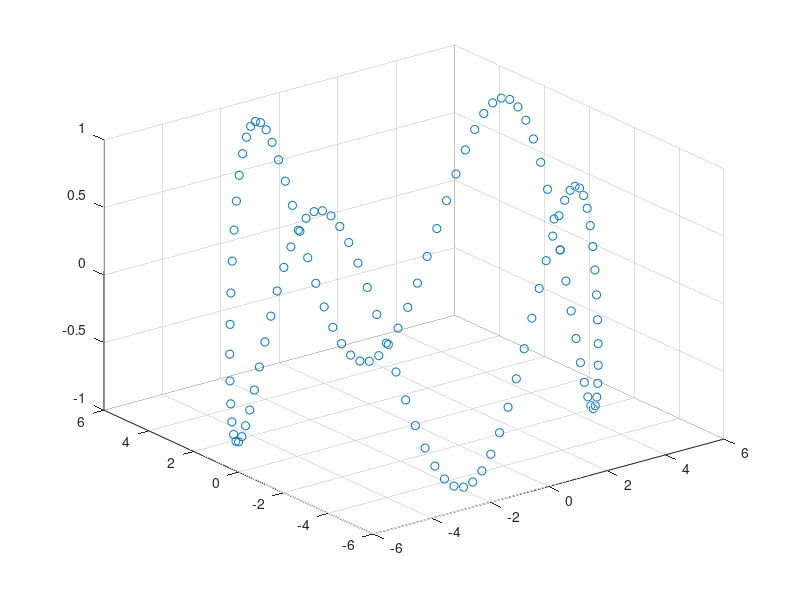

Write the MATLAB code that produced this figure. (Note: this script raises an error after producing the figure.)
% Runs a circle around a cube at the origin

clear
close all
clc

%circle parameters
R = 5; %radius
N = 120; %number of images
inc = 1; %inclination (not a real orbital inclination)
theta = linspace(0,2*pi,N);
x = zeros(3,N);
for ii = 1:N
    x(1,ii) = R*cos(theta(ii));
    x(2,ii) = R*sin(theta(ii));
    x(3,ii) = inc*sin(4*theta(ii));
end

figure
scatter3(x(1,:),x(2,:),x(3,:))

% Create the cube
P = [0; 0; 0];
s = 0.5;
sw = 0.05;
fc = [1 0 0;
    0 1 0;
    0 0 1;
    1 1 0;
    1 0 1;
    0 1 1];

ec = [1 1 1];
C = createCube(P, s, sw, fc, ec);

% createPixelVectors and camera information
f = 500;
width = 640;
height = 480;
sz = [width, height];
px = width/2;
py = height/2;
K = [f, 0, px;
    0, f, py;
    0, 0, 1];

V = createPixelVectors(K,width,height);

%run through and create an image at each point, always pointing towards the
%center
v = [0; 0; 1];
figure
for ii = 1:N
   
    %create the quaternion for this location
    r = vrrotvec(v, P - x(:,ii));
    q = axang2quat(r);
    
    img = createImage(C, x(:,ii), q', V, sz);
    imshow(img)
    
    imwrite(img,strcat('images/cubeCircling',num2str(ii),'.jpg'))

end
